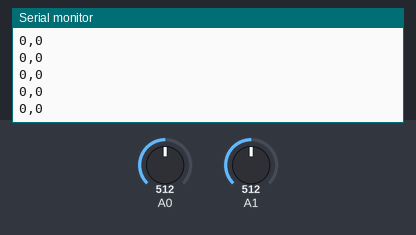
This sketch was run on a simulated Arduino Uno, built with avr-gcc and run on an emulated ATmega328P. On the bench: the last lines printed to the serial monitor. The test bench sets the inputs (shaded band); at power-on: A0 = 512, A1 = 512.

Above: at 1.2 s.
1.3 s: A0 set to 7
At 1.9 s:
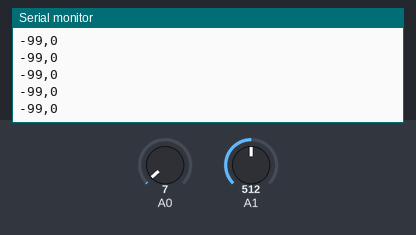
2.8 s: A0 set to 4
At 3.9 s:
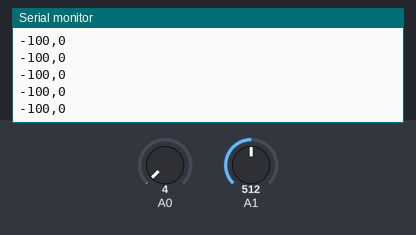
Timing chart, 0 to 5.8 s (numbered marks = the images above; inputs shaded):
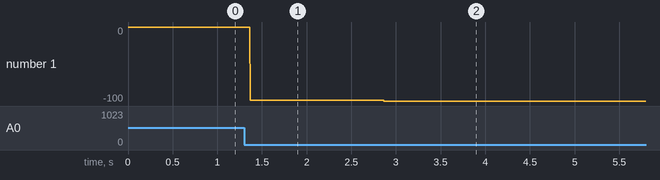

Measured:
- after the input at 1.3 s, the serial monitor: prints a new line after 0.07 s (image 1)
- after the input at 2.8 s, the serial monitor: prints a new line after 0.07 s (image 2)
- plotted number 1: 0 → -99 after the input at 1.3 s, -99 → -100 after the input at 2.8 s

The sketch:

Joystick.ino
```cpp
void setup() {
  Serial.begin(9600);
  while(!Serial);
  pinMode(A0, INPUT);
  pinMode(A1, INPUT);

}

int data1 = 0;
int data2 = 0;

void loop() {
  int x = analogRead(A0);
  int y = analogRead(A1);
  int dr = map(x, 0, 1023, -100, 100);
//  dr = dr * 0.4 + (data1 * 0.6);
  int tr = map(y, 0, 1023, -100, 100);
//  tr = tr * 0.4 + (data2 * 0.6);
//  int vec = vector(dr, tr);
  Serial.print(dr);
  Serial.print(",");
  Serial.println(tr);
//  Serial.print("\t");
//  Serial.println(vec);
  delay(1);

}


int vector(int dr, int tr){
  int vec = (100*dr)+(tr);
  return vec;
  }
```
